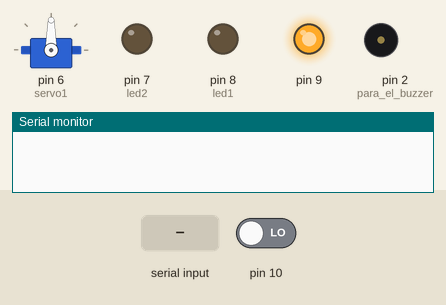
This sketch was run on a simulated Arduino Uno, built with avr-gcc and run on an emulated ATmega328P. On the bench: servo, output pins drawn as LEDs (lit = HIGH), buzzer (waves = sounding), the last lines printed to the serial monitor. Inputs (shaded band) come from the test bench; at power-on: pin 10 LOW.

Above: at 1.2 s.
1.3 s: "1" received over Serial
At 3.6 s:
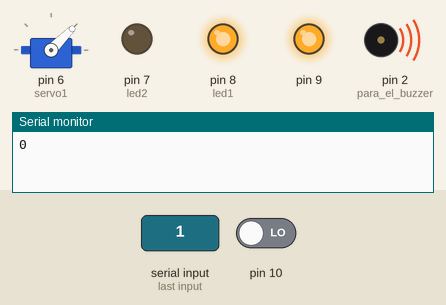
At 11.6 s:
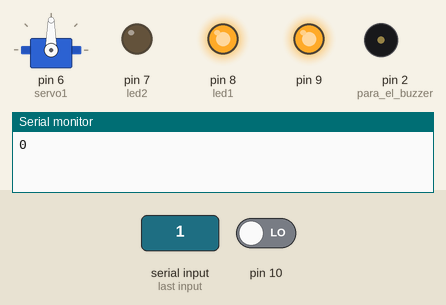
Timing chart, 0 to 12.8 s (numbered marks = the images above; inputs shaded):
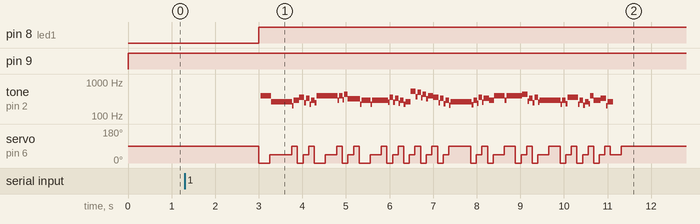

Measured:
- after the input at 1.3 s, pin 8 (led1): LOW → HIGH after 1.7 s; tone on pin 2 (para_el_buzzer): plays 395 Hz for 0.24 s, 264 Hz for 0.48 s, 197 Hz for 0.04 s, 295 Hz for 0.12 s, 351 Hz for 0.12 s, 245 Hz for 0.04 s … (73 notes in this stretch), starting after 1.7 s

The sketch:

app2.ino
```cpp
#include <Servo.h>
#include <SoftwareSerial.h>
#define Txt 0
#define Rxt 1
int led2=7;
int led1=8;
int estado=0;
long distancia;
long tiempo;
int noteFreqArr[] = { // vector con las notas de la musica que se reproduce en el buzzer
49.4, 52.3, 55.4, 58.7, 62.2, 65.9, 69.9, 74, 78.4, 83.1, 88, 93.2,
98.8, 105, 111, 117, 124, 132, 140, 148, 157, 166, 176, 186,
198, 209, 222, 235, 249, 264, 279, 296, 314, 332, 352, 373,
395, 419, 444, 470, 498, 527, 559, 592, 627, 665, 704, 746,
790, 837, 887, 940, 996, 1050, 1110, 1180, 1250, 1320, 1400, 1490,
1580, 1670, 1770, 1870, 1990, 2100};
Servo servo1;
void setup() {
  // put your setup code here, to run once:
 Serial.begin(9600);
  pinMode(led2,OUTPUT); // conectado al led 2
  pinMode(led1,OUTPUT); // conectado al led 1
  pinMode(9, OUTPUT); /*activación del pin 9 como salida: para el pulso ultrasónico*/
  pinMode(10, INPUT); /*activación del pin 8 como entrada: tiempo del rebote del ultrasonido*/
  servo1.attach(6);
   pinMode(2, OUTPUT); // para el buzzer
}
void playNote(int noteInt, long length, long breath = 10) { // para reproduce las notas musicales
  length = length - breath;
  buzz(2, noteFreqArr[noteInt], length);
  if(breath > 0) { //take a short pause or 'breath' if specified
    delay(breath);
  }
}


void buzz(int targetPin, long frequency, long length) { // para reproducir las notas musicales
  long delayValue = 500000/frequency/2; // calculate the delay value between transitions
  //// 1 second's worth of microseconds, divided by the frequency, then split in half since
  //// there are two phases to each cycle
  long numCycles = frequency * length/ 1000; // calculate the number of cycles for proper timing
  //// multiply frequency, which is really cycles per second, by the number of seconds to
  //// get the total number of cycles to produce
  for (long i=0; i < numCycles; i++){ // for the calculated length of time...
    digitalWrite(targetPin,HIGH); // write the buzzer pin high to push out the diaphram
    delayMicroseconds(delayValue); // wait for the calculated delay value
    digitalWrite(targetPin,LOW); // write the buzzer pin low to pull back the diaphram
    delayMicroseconds(delayValue); // wait againf or the calculated delay value
  }
}

void loop() {
  // put your main code here, to run repeatedly:
  digitalWrite(9,LOW); /* Por cuestión de estabilización del sensor*/
  delayMicroseconds(5);
  digitalWrite(9, HIGH); /* envío del pulso ultrasónico*/
  delayMicroseconds(10);
  tiempo=pulseIn(10, HIGH); /* Función para medir la longitud del pulso entrante. Mide el tiempo que transcurrido entre el envío
  del pulso ultrasónico y cuando el sensor recibe el rebote, es decir: desde que el pin 12 empieza a recibir el rebote, HIGH, hasta que
  deja de hacerlo, LOW, la longitud del pulso entrante*/
  distancia= int(0.017*tiempo); /*fórmula para calcular la distancia obteniendo un valor entero*/
  /*Monitorización en centímetros por el monitor serial*/
  if (distancia < 20){
if(Serial.available()>0){
 estado = Serial.read();
 Serial.println(distancia);
 }
 if (estado =='1'){
   digitalWrite(led1,HIGH);
    while (estado == '1'){
  servo1.write(0);
  playNote(24,500);
  servo1.write(45);
  playNote(17,1000);
  servo1.write(90);
  playNote(19,250);
  servo1.write(0);
  playNote(22,250);
  servo1.write(45);
  playNote(21,250);
  servo1.write(90);
  playNote(19,250);
  servo1.write(0);
  playNote(24,500);
  servo1.write(45);
  playNote(24,500);
  servo1.write(90);
  playNote(24,250);
  servo1.write(0);
  playNote(26,250);
  servo1.write(45);
  playNote(21,250);
  servo1.write(90);
  playNote(22,250);
  servo1.write(0);
  playNote(19,500);
  servo1.write(45);
  playNote(19,500);
  servo1.write(90);
  playNote(19,250);
  servo1.write(0);
  playNote(22,250);
  servo1.write(45);
  playNote(21,250);
  servo1.write(90);
  playNote(19,250);
  servo1.write(0);
  playNote(17,250);
  servo1.write(45);
  playNote(29,250);
  servo1.write(90);
  playNote(28,250);
  servo1.write(0);
  playNote(26,250);
  servo1.write(45);
  playNote(24,250);
  servo1.write(90);
  playNote(22,250);
  servo1.write(0);
  playNote(21,250);
  servo1.write(45);
  playNote(19,250);
  servo1.write(90);
  playNote(17,1000);
  servo1.write(0);
  playNote(19,250);
  servo1.write(45);
  playNote(22,250);
  servo1.write(90);
  playNote(21,250);
  servo1.write(0);
  playNote(19,250);
  servo1.write(45);
  playNote(24,500);
  servo1.write(90);
  playNote(24,500);
  servo1.write(0);
  playNote(24,250);
  servo1.write(45);
  playNote(26,250);
  servo1.write(90);
  playNote(21,250);
  servo1.write(0);
  playNote(22,250);
  servo1.write(45);
  playNote(19,500);
  servo1.write(90);
  playNote(19,500);
  servo1.write(0);
  playNote(19,250);
  servo1.write(45);
  playNote(22,250);
  servo1.write(90);
  playNote(21,250);
  servo1.write(0);
  playNote(19,250);
  servo1.write(45);
  playNote(17,250);
  servo1.write(90);
  playNote(24,250);
  servo1.write(0);
  playNote(19,250);
  servo1.write(45);
  playNote(21,250);
  servo1.write(90);
  playNote(17,250);
  servo1.write(45);
  delay(250);
  servo1.write(90);
  estado = 0;
    }
  }
if(estado=='2'){
   digitalWrite(led1,LOW);
   servo1.write(0);
   estado = 0;
  }
 if (estado =='3'){
   digitalWrite(led2,HIGH);
   servo1.write(0);
   estado = 0;
  }
if(estado=='4'){
   digitalWrite(led2,LOW);
   servo1.write(0);
   estado = 0;
  }
    }
     delay(1000);
}
```
